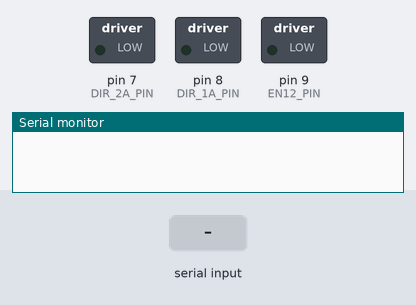
Recording of a sketch running on a simulated Arduino Uno, built with avr-gcc and run on an emulated ATmega328P. On the bench: switched loads named in the sketch (green lamp = pin HIGH), the last lines printed to the serial monitor. Inputs (shaded band) come from the test bench.

Above: at 2.8 s.
2.9 s: "2" received over the second serial link
At 3.05 s:
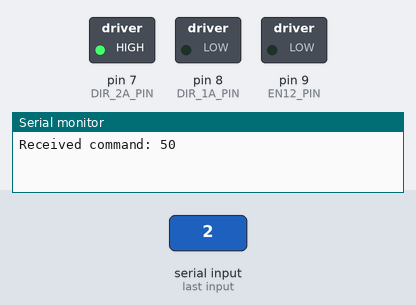
At 3.45 s:
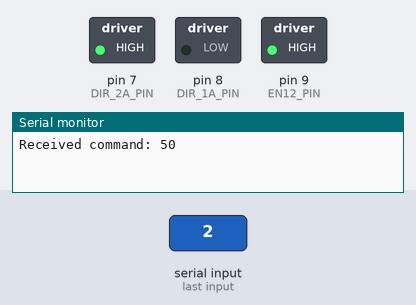
6.4 s: "1" received over the second serial link
At 6.9 s:
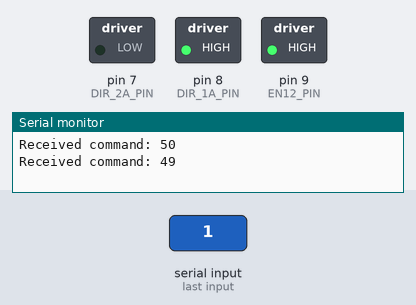
Timing chart, 0 to 9.4 s (numbered marks = the images above; inputs shaded):
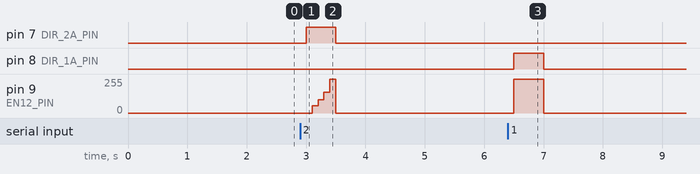

Measured:
- after the input at 2.9 s, pin 7 (DIR_2A_PIN): LOW → HIGH after 0.10 s, → LOW 0.50 s later; pin 9 (EN12_PIN): 0/255 → 55/255 after 0.20 s, → 100/255 0.10 s later, → 155/255 0.10 s later, → 255/255 0.10 s later, … (5 changes in this stretch)
- after the input at 6.4 s, pin 8 (DIR_1A_PIN): LOW → HIGH after 0.10 s, → LOW 0.50 s later; pin 9 (EN12_PIN): 0/255 → 255/255 after 0.10 s, → 0/255 0.50 s later

The sketch:

Slave.ino
```cpp
// Slave
#include <SoftwareSerial.h>
SoftwareSerial BTSerial(10, 11);
int command;
// DC
#define EN12_PIN 9
#define DIR_1A_PIN 8
#define DIR_2A_PIN 7

void dc_motor(int output_1, int output_2, int speed, int delay_ms) {
  digitalWrite(DIR_1A_PIN, output_1);
  digitalWrite(DIR_2A_PIN, output_2);
  analogWrite(EN12_PIN, speed);
  delay(delay_ms);
}

void setup() {
  //
  BTSerial.begin(38400);
  Serial.begin(38400);

  pinMode(EN12_PIN, OUTPUT);
  pinMode(DIR_1A_PIN, OUTPUT);
  pinMode(DIR_2A_PIN, OUTPUT);
}

void loop() {
  if (BTSerial.available()) {
    command = BTSerial.read();
    Serial.print("Received command: ");
    Serial.println(command);
    if (command == '0') {
      dc_motor(LOW, HIGH, 255, 500);
    } else if (command == '1') {
      dc_motor(HIGH, LOW, 255, 500);
    } else if (command == '2') {
      dc_motor(LOW, HIGH, 0, 100);
      dc_motor(LOW, HIGH, 55, 100);
      dc_motor(LOW, HIGH, 100, 100);
      dc_motor(LOW, HIGH, 155, 100);
      dc_motor(LOW, HIGH, 255, 100);
    } else if (command == '3') {
      dc_motor(LOW, HIGH, 255, 100);
      dc_motor(LOW, HIGH, 155, 100);
      dc_motor(LOW, HIGH, 100, 100);
      dc_motor(LOW, HIGH, 55, 100);
      dc_motor(LOW, HIGH, 0, 100);
    }
  }
  dc_motor(LOW, LOW, 0, 1000);
}
```
